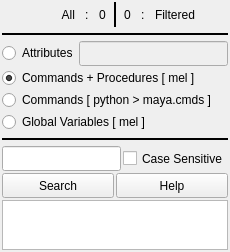
<?xml version="1.0" encoding="UTF-8"?>
<ui version="4.0">
	<class>WindowMain</class>
	<widget class="QMainWindow" name="WindowMain">
		<property name="geometry">
			<rect>
				<x>0</x>
				<y>0</y>
				<width>230</width>
				<height>252</height>
			</rect>
		</property>
		<property name="windowTitle">
			<string>Developer</string>
		</property>
		<property name="windowIcon">
			<iconset>
				<normaloff>../icons/ToolSeq.svg</normaloff>../icons/ToolSeq.svg
			</iconset>
		</property>
		<widget class="QWidget" name="Widget_00">
			<layout class="QVBoxLayout" name="verticalLayout">
				<property name="spacing">
					<number>2</number>
				</property>
				<property name="leftMargin">
					<number>2</number>
				</property>
				<property name="topMargin">
					<number>2</number>
				</property>
				<property name="rightMargin">
					<number>2</number>
				</property>
				<property name="bottomMargin">
					<number>2</number>
				</property>
				<item>
					<widget class="QWidget" name="Widget_01" native="true">
						<layout class="QHBoxLayout" name="horizontalLayout_8">
							<property name="spacing">
								<number>4</number>
							</property>
							<property name="leftMargin">
								<number>0</number>
							</property>
							<property name="topMargin">
								<number>0</number>
							</property>
							<property name="rightMargin">
								<number>0</number>
							</property>
							<property name="bottomMargin">
								<number>0</number>
							</property>
							<item>
								<widget class="QWidget" name="Widget_011" native="true">
									<layout class="QHBoxLayout" name="horizontalLayout_4">
										<property name="spacing">
											<number>10</number>
										</property>
										<property name="leftMargin">
											<number>0</number>
										</property>
										<property name="topMargin">
											<number>0</number>
										</property>
										<property name="rightMargin">
											<number>0</number>
										</property>
										<property name="bottomMargin">
											<number>0</number>
										</property>
										<item>
											<widget class="QLabel" name="label_7">
												<property name="sizePolicy">
													<sizepolicy hsizetype="Ignored" vsizetype="Ignored">
														<horstretch>0</horstretch>
														<verstretch>0</verstretch>
													</sizepolicy>
												</property>
												<property name="minimumSize">
													<size>
														<width>0</width>
														<height>25</height>
													</size>
												</property>
												<property name="text">
													<string>All</string>
												</property>
												<property name="alignment">
													<set>Qt::AlignRight|Qt::AlignTrailing|Qt::AlignVCenter</set>
												</property>
											</widget>
										</item>
										<item>
											<widget class="QLabel" name="label_2">
												<property name="sizePolicy">
													<sizepolicy hsizetype="Fixed" vsizetype="Ignored">
														<horstretch>0</horstretch>
														<verstretch>0</verstretch>
													</sizepolicy>
												</property>
												<property name="minimumSize">
													<size>
														<width>0</width>
														<height>25</height>
													</size>
												</property>
												<property name="text">
													<string>:</string>
												</property>
											</widget>
										</item>
										<item>
											<widget class="QLabel" name="Label_CountAll">
												<property name="sizePolicy">
													<sizepolicy hsizetype="Fixed" vsizetype="Ignored">
														<horstretch>0</horstretch>
														<verstretch>0</verstretch>
													</sizepolicy>
												</property>
												<property name="minimumSize">
													<size>
														<width>0</width>
														<height>25</height>
													</size>
												</property>
												<property name="text">
													<string>0</string>
												</property>
											</widget>
										</item>
									</layout>
								</widget>
							</item>
							<item>
								<widget class="Line" name="line">
									<property name="sizePolicy">
										<sizepolicy hsizetype="Fixed" vsizetype="Ignored">
											<horstretch>0</horstretch>
											<verstretch>0</verstretch>
										</sizepolicy>
									</property>
									<property name="minimumSize">
										<size>
											<width>10</width>
											<height>25</height>
										</size>
									</property>
									<property name="frameShadow">
										<enum>QFrame::Plain</enum>
									</property>
									<property name="lineWidth">
										<number>2</number>
									</property>
									<property name="orientation">
										<enum>Qt::Vertical</enum>
									</property>
								</widget>
							</item>
							<item>
								<widget class="QWidget" name="Widget_012" native="true">
									<layout class="QHBoxLayout" name="horizontalLayout_7">
										<property name="spacing">
											<number>10</number>
										</property>
										<property name="leftMargin">
											<number>0</number>
										</property>
										<property name="topMargin">
											<number>0</number>
										</property>
										<property name="rightMargin">
											<number>0</number>
										</property>
										<property name="bottomMargin">
											<number>0</number>
										</property>
										<item>
											<widget class="QLabel" name="Label_CountFiltered">
												<property name="sizePolicy">
													<sizepolicy hsizetype="Fixed" vsizetype="Ignored">
														<horstretch>0</horstretch>
														<verstretch>0</verstretch>
													</sizepolicy>
												</property>
												<property name="minimumSize">
													<size>
														<width>0</width>
														<height>25</height>
													</size>
												</property>
												<property name="text">
													<string>0</string>
												</property>
											</widget>
										</item>
										<item>
											<widget class="QLabel" name="label_6">
												<property name="sizePolicy">
													<sizepolicy hsizetype="Fixed" vsizetype="Ignored">
														<horstretch>0</horstretch>
														<verstretch>0</verstretch>
													</sizepolicy>
												</property>
												<property name="minimumSize">
													<size>
														<width>0</width>
														<height>25</height>
													</size>
												</property>
												<property name="text">
													<string>:</string>
												</property>
											</widget>
										</item>
										<item>
											<widget class="QLabel" name="label">
												<property name="sizePolicy">
													<sizepolicy hsizetype="Ignored" vsizetype="Ignored">
														<horstretch>0</horstretch>
														<verstretch>0</verstretch>
													</sizepolicy>
												</property>
												<property name="minimumSize">
													<size>
														<width>0</width>
														<height>25</height>
													</size>
												</property>
												<property name="text">
													<string>Filtered</string>
												</property>
											</widget>
										</item>
									</layout>
								</widget>
							</item>
						</layout>
					</widget>
				</item>
				<item>
					<widget class="Line" name="Widget_02">
						<property name="sizePolicy">
							<sizepolicy hsizetype="Ignored" vsizetype="Fixed">
								<horstretch>0</horstretch>
								<verstretch>0</verstretch>
							</sizepolicy>
						</property>
						<property name="minimumSize">
							<size>
								<width>0</width>
								<height>10</height>
							</size>
						</property>
						<property name="frameShadow">
							<enum>QFrame::Plain</enum>
						</property>
						<property name="lineWidth">
							<number>2</number>
						</property>
						<property name="orientation">
							<enum>Qt::Horizontal</enum>
						</property>
					</widget>
				</item>
				<item>
					<widget class="QWidget" name="Widget_03" native="true">
						<layout class="QVBoxLayout" name="verticalLayout_2">
							<property name="spacing">
								<number>2</number>
							</property>
							<property name="leftMargin">
								<number>0</number>
							</property>
							<property name="topMargin">
								<number>0</number>
							</property>
							<property name="rightMargin">
								<number>0</number>
							</property>
							<property name="bottomMargin">
								<number>0</number>
							</property>
							<item>
								<widget class="QWidget" name="Widget_031" native="true">
									<layout class="QHBoxLayout" name="horizontalLayout_5" stretch="1,2">
										<property name="spacing">
											<number>2</number>
										</property>
										<property name="leftMargin">
											<number>0</number>
										</property>
										<property name="topMargin">
											<number>0</number>
										</property>
										<property name="rightMargin">
											<number>0</number>
										</property>
										<property name="bottomMargin">
											<number>0</number>
										</property>
										<item>
											<widget class="QRadioButton" name="Radio_Attributes">
												<property name="sizePolicy">
													<sizepolicy hsizetype="Ignored" vsizetype="Fixed">
														<horstretch>0</horstretch>
														<verstretch>0</verstretch>
													</sizepolicy>
												</property>
												<property name="minimumSize">
													<size>
														<width>0</width>
														<height>20</height>
													</size>
												</property>
												<property name="text">
													<string>Attributes</string>
												</property>
												<attribute name="buttonGroup">
													<string notr="true">ButtonGroup_Mode</string>
												</attribute>
											</widget>
										</item>
										<item>
											<widget class="QLineEdit" name="Line_Attributes">
												<property name="enabled">
													<bool>false</bool>
												</property>
												<property name="sizePolicy">
													<sizepolicy hsizetype="Ignored" vsizetype="Ignored">
														<horstretch>0</horstretch>
														<verstretch>0</verstretch>
													</sizepolicy>
												</property>
												<property name="minimumSize">
													<size>
														<width>0</width>
														<height>25</height>
													</size>
												</property>
												<property name="alignment">
													<set>Qt::AlignCenter</set>
												</property>
											</widget>
										</item>
									</layout>
								</widget>
							</item>
							<item>
								<widget class="QRadioButton" name="Radio_CommandsMel">
									<property name="sizePolicy">
										<sizepolicy hsizetype="Ignored" vsizetype="Fixed">
											<horstretch>0</horstretch>
											<verstretch>0</verstretch>
										</sizepolicy>
									</property>
									<property name="minimumSize">
										<size>
											<width>0</width>
											<height>20</height>
										</size>
									</property>
									<property name="text">
										<string>Commands + Procedures [ mel ]</string>
									</property>
									<property name="checked">
										<bool>true</bool>
									</property>
									<attribute name="buttonGroup">
										<string notr="true">ButtonGroup_Mode</string>
									</attribute>
								</widget>
							</item>
							<item>
								<widget class="QRadioButton" name="Radio_CommandsPython">
									<property name="sizePolicy">
										<sizepolicy hsizetype="Ignored" vsizetype="Fixed">
											<horstretch>0</horstretch>
											<verstretch>0</verstretch>
										</sizepolicy>
									</property>
									<property name="minimumSize">
										<size>
											<width>0</width>
											<height>20</height>
										</size>
									</property>
									<property name="text">
										<string>Commands [ python &gt; maya.cmds ]</string>
									</property>
									<attribute name="buttonGroup">
										<string notr="true">ButtonGroup_Mode</string>
									</attribute>
								</widget>
							</item>
							<item>
								<widget class="QRadioButton" name="Radio_VariablesMel">
									<property name="sizePolicy">
										<sizepolicy hsizetype="Ignored" vsizetype="Fixed">
											<horstretch>0</horstretch>
											<verstretch>0</verstretch>
										</sizepolicy>
									</property>
									<property name="minimumSize">
										<size>
											<width>0</width>
											<height>20</height>
										</size>
									</property>
									<property name="text">
										<string>Global Variables [ mel ]</string>
									</property>
									<attribute name="buttonGroup">
										<string notr="true">ButtonGroup_Mode</string>
									</attribute>
								</widget>
							</item>
						</layout>
					</widget>
				</item>
				<item>
					<widget class="Line" name="Widget_04">
						<property name="sizePolicy">
							<sizepolicy hsizetype="Ignored" vsizetype="Fixed">
								<horstretch>0</horstretch>
								<verstretch>0</verstretch>
							</sizepolicy>
						</property>
						<property name="minimumSize">
							<size>
								<width>0</width>
								<height>10</height>
							</size>
						</property>
						<property name="frameShadow">
							<enum>QFrame::Plain</enum>
						</property>
						<property name="lineWidth">
							<number>2</number>
						</property>
						<property name="orientation">
							<enum>Qt::Horizontal</enum>
						</property>
					</widget>
				</item>
				<item>
					<widget class="QWidget" name="Widget_05" native="true">
						<layout class="QHBoxLayout" name="horizontalLayout_2">
							<property name="spacing">
								<number>2</number>
							</property>
							<property name="leftMargin">
								<number>0</number>
							</property>
							<property name="topMargin">
								<number>0</number>
							</property>
							<property name="rightMargin">
								<number>0</number>
							</property>
							<property name="bottomMargin">
								<number>0</number>
							</property>
							<item>
								<widget class="QLineEdit" name="Line_Search">
									<property name="sizePolicy">
										<sizepolicy hsizetype="Ignored" vsizetype="Ignored">
											<horstretch>0</horstretch>
											<verstretch>0</verstretch>
										</sizepolicy>
									</property>
									<property name="minimumSize">
										<size>
											<width>0</width>
											<height>25</height>
										</size>
									</property>
									<property name="alignment">
										<set>Qt::AlignCenter</set>
									</property>
								</widget>
							</item>
							<item>
								<widget class="QCheckBox" name="Check_CaseSensitive">
									<property name="sizePolicy">
										<sizepolicy hsizetype="Fixed" vsizetype="Ignored">
											<horstretch>0</horstretch>
											<verstretch>0</verstretch>
										</sizepolicy>
									</property>
									<property name="minimumSize">
										<size>
											<width>0</width>
											<height>25</height>
										</size>
									</property>
									<property name="text">
										<string>Case Sensitive</string>
									</property>
								</widget>
							</item>
						</layout>
					</widget>
				</item>
				<item>
					<widget class="QWidget" name="Widget_06" native="true">
						<layout class="QHBoxLayout" name="horizontalLayout">
							<property name="spacing">
								<number>2</number>
							</property>
							<property name="leftMargin">
								<number>0</number>
							</property>
							<property name="topMargin">
								<number>0</number>
							</property>
							<property name="rightMargin">
								<number>0</number>
							</property>
							<property name="bottomMargin">
								<number>0</number>
							</property>
							<item>
								<widget class="QPushButton" name="Button_Search">
									<property name="sizePolicy">
										<sizepolicy hsizetype="Ignored" vsizetype="Ignored">
											<horstretch>0</horstretch>
											<verstretch>0</verstretch>
										</sizepolicy>
									</property>
									<property name="minimumSize">
										<size>
											<width>0</width>
											<height>25</height>
										</size>
									</property>
									<property name="text">
										<string>Search</string>
									</property>
								</widget>
							</item>
							<item>
								<widget class="QPushButton" name="Button_Act">
									<property name="sizePolicy">
										<sizepolicy hsizetype="Ignored" vsizetype="Ignored">
											<horstretch>0</horstretch>
											<verstretch>0</verstretch>
										</sizepolicy>
									</property>
									<property name="minimumSize">
										<size>
											<width>0</width>
											<height>25</height>
										</size>
									</property>
									<property name="text">
										<string>Help</string>
									</property>
								</widget>
							</item>
						</layout>
					</widget>
				</item>
				<item>
					<widget class="QWidget" name="Widget_07" native="true">
						<layout class="QHBoxLayout" name="horizontalLayout_3">
							<property name="spacing">
								<number>2</number>
							</property>
							<property name="leftMargin">
								<number>0</number>
							</property>
							<property name="topMargin">
								<number>0</number>
							</property>
							<property name="rightMargin">
								<number>0</number>
							</property>
							<property name="bottomMargin">
								<number>0</number>
							</property>
							<item>
								<widget class="QPlainTextEdit" name="Text_Results">
									<property name="sizePolicy">
										<sizepolicy hsizetype="Ignored" vsizetype="Expanding">
											<horstretch>0</horstretch>
											<verstretch>0</verstretch>
										</sizepolicy>
									</property>
									<property name="minimumSize">
										<size>
											<width>0</width>
											<height>25</height>
										</size>
									</property>
									<property name="lineWrapMode">
										<enum>QPlainTextEdit::NoWrap</enum>
									</property>
								</widget>
							</item>
						</layout>
					</widget>
				</item>
			</layout>
		</widget>
	</widget>
	<resources/>
	<connections>
		<connection>
			<sender>Radio_Attributes</sender>
			<signal>toggled(bool)</signal>
			<receiver>Line_Attributes</receiver>
			<slot>setEnabled(bool)</slot>
			<hints>
				<hint type="sourcelabel">
					<x>39</x>
					<y>52</y>
				</hint>
				<hint type="destinationlabel">
					<x>153</x>
					<y>53</y>
				</hint>
			</hints>
		</connection>
	</connections>
	<buttongroups>
		<buttongroup name="ButtonGroup_Mode"/>
	</buttongroups>
</ui>
